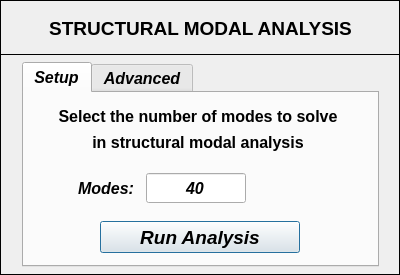
<?xml version="1.0" encoding="UTF-8"?>
<ui version="4.0">
 <class>Dialog</class>
 <widget class="QDialog" name="Dialog">
  <property name="windowModality">
   <enum>Qt::NonModal</enum>
  </property>
  <property name="geometry">
   <rect>
    <x>0</x>
    <y>0</y>
    <width>400</width>
    <height>275</height>
   </rect>
  </property>
  <property name="sizePolicy">
   <sizepolicy hsizetype="Fixed" vsizetype="Fixed">
    <horstretch>0</horstretch>
    <verstretch>0</verstretch>
   </sizepolicy>
  </property>
  <property name="minimumSize">
   <size>
    <width>400</width>
    <height>275</height>
   </size>
  </property>
  <property name="maximumSize">
   <size>
    <width>400</width>
    <height>275</height>
   </size>
  </property>
  <property name="contextMenuPolicy">
   <enum>Qt::DefaultContextMenu</enum>
  </property>
  <property name="windowTitle">
   <string>Modal Analysis Setup</string>
  </property>
  <property name="windowIcon">
   <iconset>
    <normaloff>../../../../../../Downloads/load - Copia.png</normaloff>../../../../../../Downloads/load - Copia.png</iconset>
  </property>
  <property name="whatsThis">
   <string/>
  </property>
  <widget class="QFrame" name="frame_2">
   <property name="geometry">
    <rect>
     <x>0</x>
     <y>54</y>
     <width>400</width>
     <height>221</height>
    </rect>
   </property>
   <property name="font">
    <font>
     <family>Arial</family>
     <pointsize>12</pointsize>
     <weight>75</weight>
     <bold>true</bold>
    </font>
   </property>
   <property name="frameShape">
    <enum>QFrame::Box</enum>
   </property>
   <property name="frameShadow">
    <enum>QFrame::Plain</enum>
   </property>
   <widget class="QTabWidget" name="tabWidget">
    <property name="geometry">
     <rect>
      <x>22</x>
      <y>8</y>
      <width>357</width>
      <height>205</height>
     </rect>
    </property>
    <property name="font">
     <font>
      <family>Arial</family>
      <pointsize>12</pointsize>
      <weight>75</weight>
      <italic>true</italic>
      <bold>true</bold>
     </font>
    </property>
    <property name="currentIndex">
     <number>0</number>
    </property>
    <widget class="QWidget" name="tab">
     <attribute name="title">
      <string>Setup</string>
     </attribute>
     <widget class="QLineEdit" name="lineEdit_number_modes">
      <property name="geometry">
       <rect>
        <x>122</x>
        <y>80</y>
        <width>100</width>
        <height>30</height>
       </rect>
      </property>
      <property name="minimumSize">
       <size>
        <width>100</width>
        <height>30</height>
       </size>
      </property>
      <property name="maximumSize">
       <size>
        <width>100</width>
        <height>30</height>
       </size>
      </property>
      <property name="font">
       <font>
        <family>Arial</family>
        <pointsize>12</pointsize>
        <weight>75</weight>
        <italic>true</italic>
        <bold>true</bold>
       </font>
      </property>
      <property name="text">
       <string>40</string>
      </property>
      <property name="alignment">
       <set>Qt::AlignCenter</set>
      </property>
     </widget>
     <widget class="QLabel" name="label_2">
      <property name="geometry">
       <rect>
        <x>42</x>
        <y>80</y>
        <width>80</width>
        <height>30</height>
       </rect>
      </property>
      <property name="minimumSize">
       <size>
        <width>80</width>
        <height>30</height>
       </size>
      </property>
      <property name="maximumSize">
       <size>
        <width>80</width>
        <height>30</height>
       </size>
      </property>
      <property name="font">
       <font>
        <family>Arial</family>
        <pointsize>12</pointsize>
        <weight>75</weight>
        <bold>true</bold>
       </font>
      </property>
      <property name="text">
       <string>Modes:</string>
      </property>
      <property name="alignment">
       <set>Qt::AlignCenter</set>
      </property>
     </widget>
     <widget class="QPushButton" name="pushButton">
      <property name="geometry">
       <rect>
        <x>76</x>
        <y>128</y>
        <width>200</width>
        <height>32</height>
       </rect>
      </property>
      <property name="minimumSize">
       <size>
        <width>200</width>
        <height>32</height>
       </size>
      </property>
      <property name="maximumSize">
       <size>
        <width>200</width>
        <height>32</height>
       </size>
      </property>
      <property name="font">
       <font>
        <family>Arial</family>
        <pointsize>14</pointsize>
        <weight>75</weight>
        <italic>true</italic>
        <bold>true</bold>
       </font>
      </property>
      <property name="text">
       <string>Run Analysis</string>
      </property>
     </widget>
     <widget class="QLabel" name="label_9">
      <property name="geometry">
       <rect>
        <x>14</x>
        <y>34</y>
        <width>320</width>
        <height>30</height>
       </rect>
      </property>
      <property name="minimumSize">
       <size>
        <width>320</width>
        <height>30</height>
       </size>
      </property>
      <property name="maximumSize">
       <size>
        <width>320</width>
        <height>30</height>
       </size>
      </property>
      <property name="font">
       <font>
        <family>Arial</family>
        <pointsize>12</pointsize>
        <weight>75</weight>
        <italic>false</italic>
        <bold>true</bold>
       </font>
      </property>
      <property name="text">
       <string>in structural modal analysis</string>
      </property>
      <property name="textFormat">
       <enum>Qt::AutoText</enum>
      </property>
      <property name="alignment">
       <set>Qt::AlignCenter</set>
      </property>
     </widget>
     <widget class="QLabel" name="label_5">
      <property name="geometry">
       <rect>
        <x>14</x>
        <y>8</y>
        <width>320</width>
        <height>30</height>
       </rect>
      </property>
      <property name="minimumSize">
       <size>
        <width>320</width>
        <height>30</height>
       </size>
      </property>
      <property name="maximumSize">
       <size>
        <width>320</width>
        <height>30</height>
       </size>
      </property>
      <property name="font">
       <font>
        <family>Arial</family>
        <pointsize>12</pointsize>
        <weight>75</weight>
        <italic>false</italic>
        <bold>true</bold>
       </font>
      </property>
      <property name="text">
       <string>Select the number of modes to solve</string>
      </property>
      <property name="textFormat">
       <enum>Qt::AutoText</enum>
      </property>
      <property name="alignment">
       <set>Qt::AlignCenter</set>
      </property>
     </widget>
    </widget>
    <widget class="QWidget" name="tab_2">
     <attribute name="title">
      <string>Advanced</string>
     </attribute>
     <widget class="QLabel" name="label_4">
      <property name="geometry">
       <rect>
        <x>224</x>
        <y>72</y>
        <width>49</width>
        <height>30</height>
       </rect>
      </property>
      <property name="minimumSize">
       <size>
        <width>49</width>
        <height>30</height>
       </size>
      </property>
      <property name="maximumSize">
       <size>
        <width>49</width>
        <height>30</height>
       </size>
      </property>
      <property name="font">
       <font>
        <family>Arial</family>
        <pointsize>12</pointsize>
        <weight>75</weight>
        <bold>true</bold>
       </font>
      </property>
      <property name="text">
       <string>[Hz]</string>
      </property>
      <property name="alignment">
       <set>Qt::AlignCenter</set>
      </property>
     </widget>
     <widget class="QLabel" name="label_3">
      <property name="geometry">
       <rect>
        <x>42</x>
        <y>72</y>
        <width>80</width>
        <height>30</height>
       </rect>
      </property>
      <property name="minimumSize">
       <size>
        <width>80</width>
        <height>30</height>
       </size>
      </property>
      <property name="maximumSize">
       <size>
        <width>80</width>
        <height>30</height>
       </size>
      </property>
      <property name="font">
       <font>
        <family>Arial</family>
        <pointsize>12</pointsize>
        <weight>75</weight>
        <bold>true</bold>
       </font>
      </property>
      <property name="text">
       <string>Sigma:</string>
      </property>
      <property name="alignment">
       <set>Qt::AlignCenter</set>
      </property>
     </widget>
     <widget class="QLineEdit" name="lineEdit_input_sigma_factor">
      <property name="geometry">
       <rect>
        <x>122</x>
        <y>72</y>
        <width>100</width>
        <height>30</height>
       </rect>
      </property>
      <property name="minimumSize">
       <size>
        <width>100</width>
        <height>30</height>
       </size>
      </property>
      <property name="maximumSize">
       <size>
        <width>100</width>
        <height>30</height>
       </size>
      </property>
      <property name="font">
       <font>
        <family>Arial</family>
        <pointsize>12</pointsize>
        <weight>75</weight>
        <italic>true</italic>
        <bold>true</bold>
       </font>
      </property>
      <property name="text">
       <string>1e-2</string>
      </property>
      <property name="alignment">
       <set>Qt::AlignCenter</set>
      </property>
     </widget>
     <widget class="QPushButton" name="pushButton_2">
      <property name="geometry">
       <rect>
        <x>76</x>
        <y>118</y>
        <width>200</width>
        <height>32</height>
       </rect>
      </property>
      <property name="minimumSize">
       <size>
        <width>200</width>
        <height>32</height>
       </size>
      </property>
      <property name="maximumSize">
       <size>
        <width>200</width>
        <height>32</height>
       </size>
      </property>
      <property name="font">
       <font>
        <family>Arial</family>
        <pointsize>14</pointsize>
        <weight>75</weight>
        <italic>true</italic>
        <bold>true</bold>
       </font>
      </property>
      <property name="text">
       <string>Run Analysis</string>
      </property>
     </widget>
     <widget class="QLabel" name="label_7">
      <property name="geometry">
       <rect>
        <x>6</x>
        <y>4</y>
        <width>340</width>
        <height>30</height>
       </rect>
      </property>
      <property name="minimumSize">
       <size>
        <width>340</width>
        <height>30</height>
       </size>
      </property>
      <property name="maximumSize">
       <size>
        <width>340</width>
        <height>30</height>
       </size>
      </property>
      <property name="font">
       <font>
        <family>Arial</family>
        <pointsize>12</pointsize>
        <weight>75</weight>
        <italic>false</italic>
        <bold>true</bold>
       </font>
      </property>
      <property name="text">
       <string>The Sigma allows to find eigenvalues</string>
      </property>
      <property name="textFormat">
       <enum>Qt::AutoText</enum>
      </property>
      <property name="alignment">
       <set>Qt::AlignCenter</set>
      </property>
     </widget>
     <widget class="QLabel" name="label_8">
      <property name="geometry">
       <rect>
        <x>6</x>
        <y>32</y>
        <width>340</width>
        <height>30</height>
       </rect>
      </property>
      <property name="minimumSize">
       <size>
        <width>340</width>
        <height>30</height>
       </size>
      </property>
      <property name="maximumSize">
       <size>
        <width>340</width>
        <height>30</height>
       </size>
      </property>
      <property name="font">
       <font>
        <family>Arial</family>
        <pointsize>12</pointsize>
        <weight>75</weight>
        <italic>false</italic>
        <bold>true</bold>
       </font>
      </property>
      <property name="text">
       <string>near sigma using shift-invert mode</string>
      </property>
      <property name="textFormat">
       <enum>Qt::AutoText</enum>
      </property>
      <property name="alignment">
       <set>Qt::AlignCenter</set>
      </property>
     </widget>
     <widget class="QLabel" name="label_10">
      <property name="geometry">
       <rect>
        <x>18</x>
        <y>154</y>
        <width>320</width>
        <height>20</height>
       </rect>
      </property>
      <property name="minimumSize">
       <size>
        <width>320</width>
        <height>20</height>
       </size>
      </property>
      <property name="maximumSize">
       <size>
        <width>320</width>
        <height>20</height>
       </size>
      </property>
      <property name="font">
       <font>
        <family>Arial</family>
        <pointsize>9</pointsize>
        <weight>75</weight>
        <italic>false</italic>
        <bold>true</bold>
       </font>
      </property>
      <property name="text">
       <string>Note: see scipy.sparse.linalg.eigs for more details.</string>
      </property>
      <property name="textFormat">
       <enum>Qt::AutoText</enum>
      </property>
      <property name="alignment">
       <set>Qt::AlignCenter</set>
      </property>
     </widget>
    </widget>
   </widget>
  </widget>
  <widget class="QFrame" name="frame">
   <property name="geometry">
    <rect>
     <x>0</x>
     <y>0</y>
     <width>400</width>
     <height>55</height>
    </rect>
   </property>
   <property name="font">
    <font>
     <family>Arial</family>
     <pointsize>12</pointsize>
     <weight>75</weight>
     <bold>true</bold>
    </font>
   </property>
   <property name="frameShape">
    <enum>QFrame::Box</enum>
   </property>
   <property name="frameShadow">
    <enum>QFrame::Plain</enum>
   </property>
   <property name="lineWidth">
    <number>1</number>
   </property>
   <widget class="QLabel" name="label_6">
    <property name="geometry">
     <rect>
      <x>20</x>
      <y>10</y>
      <width>361</width>
      <height>37</height>
     </rect>
    </property>
    <property name="font">
     <font>
      <family>Arial</family>
      <pointsize>14</pointsize>
      <weight>75</weight>
      <italic>false</italic>
      <bold>true</bold>
     </font>
    </property>
    <property name="text">
     <string>STRUCTURAL MODAL ANALYSIS</string>
    </property>
    <property name="textFormat">
     <enum>Qt::AutoText</enum>
    </property>
    <property name="alignment">
     <set>Qt::AlignCenter</set>
    </property>
   </widget>
  </widget>
 </widget>
 <resources/>
 <connections/>
</ui>
